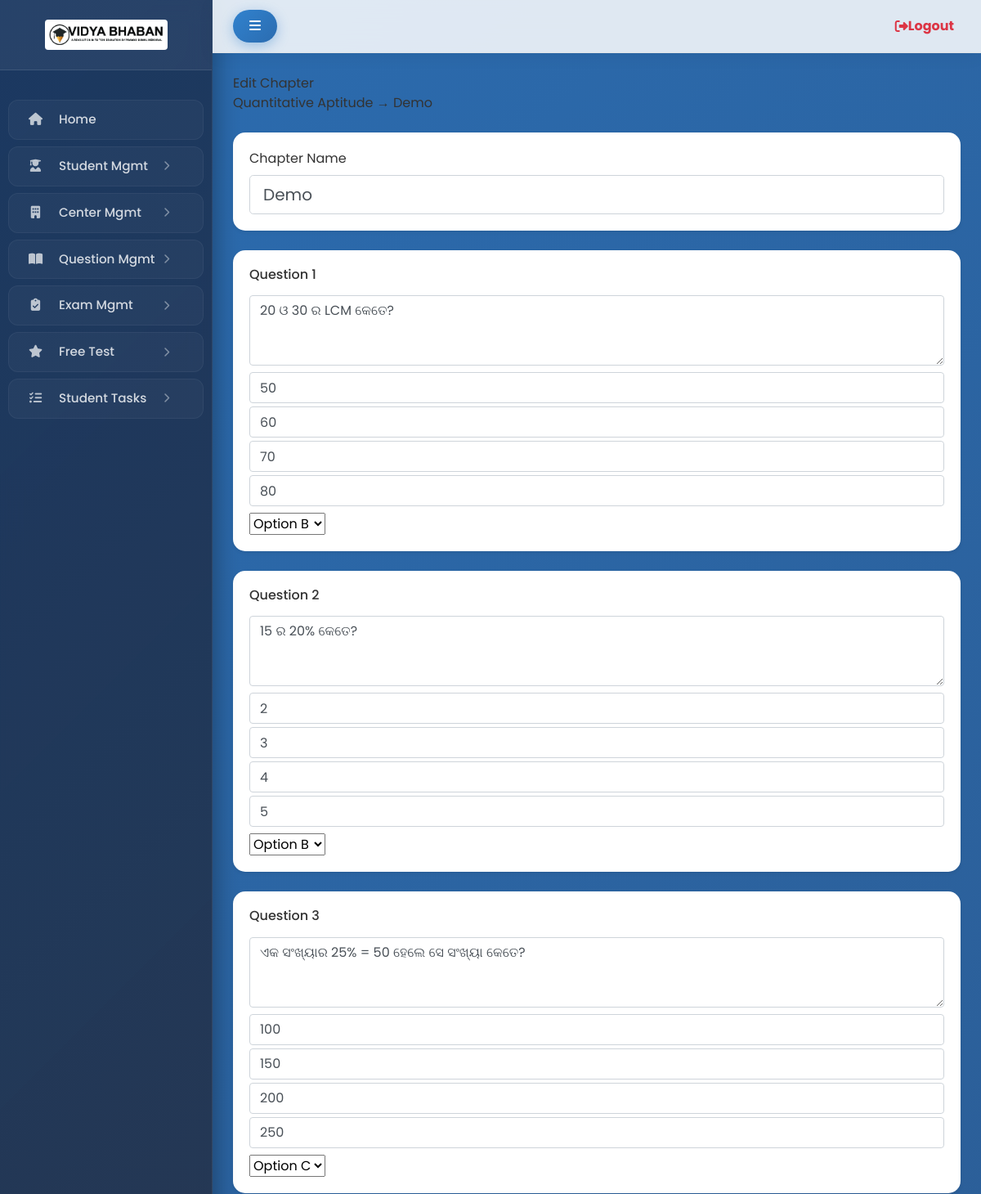
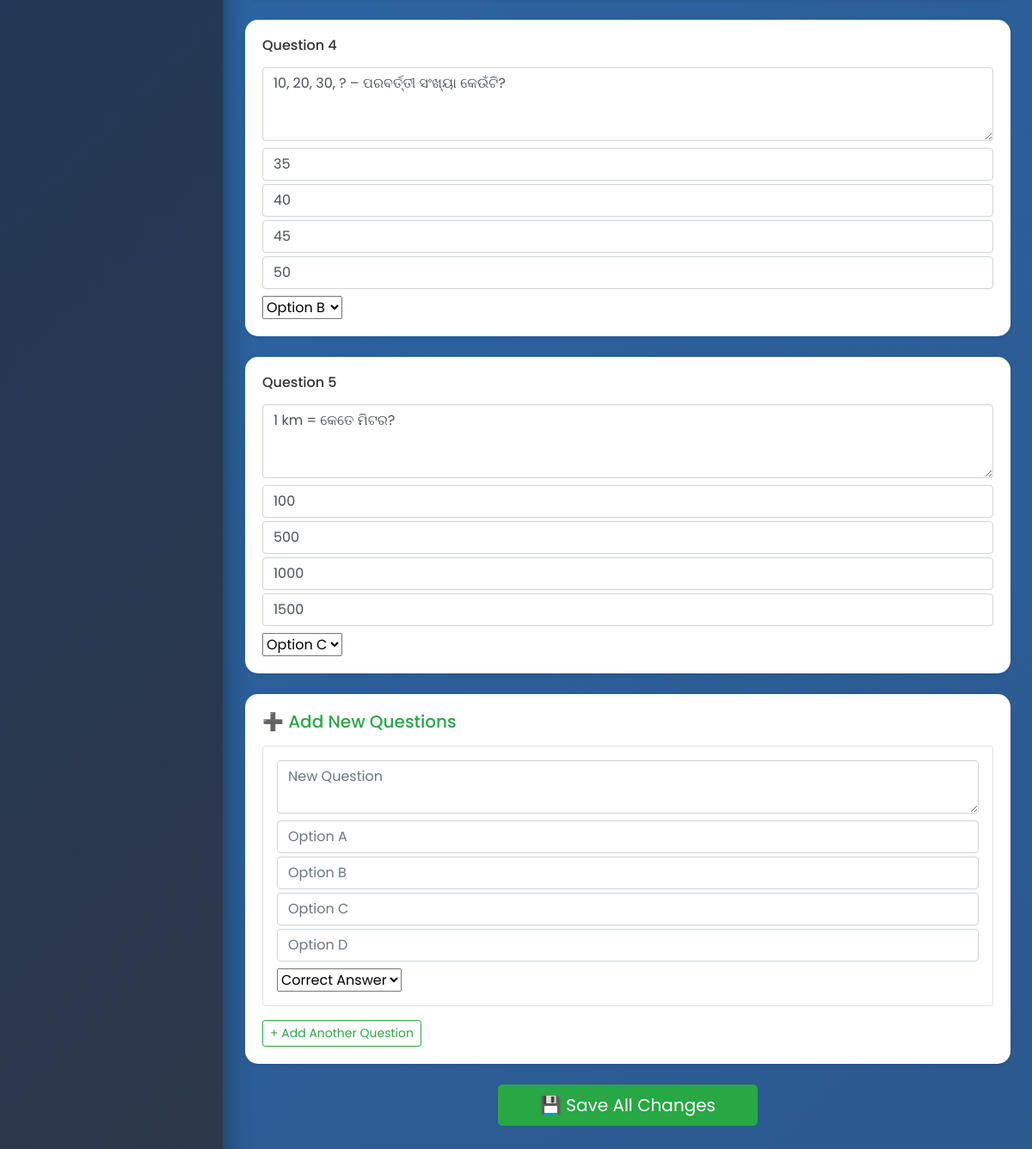
Screenshot of /panel/chapter/1/edit/ (signed in) with the database file from the repository (2 pictures, top to bottom).
### app/models.py (models this page shows, shortened)
class Chapter(models.Model):
    subject = models.ForeignKey(Subject, on_delete=models.CASCADE)
    name = models.CharField(max_length=150)
    class Meta:
        unique_together = ('subject', 'name')

class Subject(models.Model):
    name = models.CharField(max_length=100, unique=True)

class QuestionBank(models.Model):
    chapter = models.ForeignKey(Chapter, on_delete=models.CASCADE)
    question = models.TextField()
    option_a = models.CharField(max_length=255)
    option_b = models.CharField(max_length=255)
    option_c = models.CharField(max_length=255)
    option_d = models.CharField(max_length=255)
    CORRECT_CHOICES = (
        ('A', 'Option A'),
        ('B', 'Option B'),
        ('C', 'Option C'),
        ('D', 'Option D'),
    )
    correct_answer = models.CharField(max_length=1, choices=CORRECT_CHOICES)
    created_at = models.DateTimeField(auto_now_add=True)

### app/views.py (the view, shortened to what this page needs)
# urls.py: path('panel/chapter/<int:chapter_id>/edit/', views.edit_chapter, name='edit_chapter'),
@staff_member_required(login_url='/admin-login/')
def edit_chapter(request, chapter_id):
    chapter = get_object_or_404(Chapter, id=chapter_id)
    questions = QuestionBank.objects.filter(chapter=chapter)
    return render(request, "admin/question/edit_chapter.html", {
        "chapter": chapter,
        "questions": questions
    })

### templates/admin/question/edit_chapter.html (shortened to what this page needs)
{% extends "admin/dashboard.html" %}
{% load static %}
{% block content %}
<div class="app-main__outer">
<div class="app-main__inner">
    <div class="app-page-title mb-4">
        <div class="page-title-wrapper">
            <div class="page-title-heading">
                <div>
                    Edit Chapter
                    <div class="page-title-subheading">
                        {{ chapter.subject.name }} → {{ chapter.name }}
                    </div>
                </div>
            </div>
        </div>
    </div>
    <form method="post" novalidate>
        <div class="card shadow-sm mb-4">
            <div class="card-body">
                <label class="fw-bold mb-2">Chapter Name</label>
                <input type="text"
                       name="chapter_name"
                       value="{{ chapter.name }}"
                       class="form-control form-control-lg"
                       required>
            </div>
        </div>
        {% for q in questions %}
        <div class="card shadow-sm mb-4">
            <div class="card-body">
                <h6 class="fw-bold mb-3">
                    Question {{ forloop.counter }}
                </h6>
                <textarea name="question_{{ q.id }}"
                          class="form-control mb-2"
                          rows="3"
                          required>{{ q.question }}</textarea>
                <input type="text"
                       name="option_a_{{ q.id }}"
                       value="{{ q.option_a }}"
                       class="form-control mb-1"
                       placeholder="Option A"
                       required>
                <input type="text"
                       name="option_b_{{ q.id }}"
                       value="{{ q.option_b }}"
                       class="form-control mb-1"
                       placeholder="Option B"
                       required>
                <input type="text"
                       name="option_c_{{ q.id }}"
                       value="{{ q.option_c }}"
                       class="form-control mb-1"
                       placeholder="Option C"
                       required>
                <input type="text"
                       name="option_d_{{ q.id }}"
                       value="{{ q.option_d }}"
                       class="form-control mb-2"
                       placeholder="Option D"
                       required>
                <select name="correct_{{ q.id }}"
                        class="form-select"
                        required>
                    <option value="B" {% if q.correct_answer == 'B' %}selected{% endif %}>Option B</option>
                    <option value="C" {% if q.correct_answer == 'C' %}selected{% endif %}>Option C</option>
                </select>
            </div>
        </div>
        {% empty %}
        <div class="alert alert-warning">
            No questions found in this chapter.
        </div>
        {% endfor %}
        <div class="card border-success shadow-sm mb-4">
            <div class="card-body">
                <h5 class="fw-bold text-success mb-3">
                    ➕ Add New Questions
                </h5>
                <div id="new-question-wrapper">
                    <div class="new-question-block border rounded p-3 mb-3">
                        <textarea name="new_question[]"
                                  class="form-control mb-2"
                                  rows="2"
                                  placeholder="New Question"></textarea>
                        <input type="text"
                               name="new_option_a[]"
                               class="form-control mb-1"
                               placeholder="Option A">
                        <input type="text"
                               name="new_option_b[]"
                               class="form-control mb-1"
                               placeholder="Option B">
                        <input type="text"
                               name="new_option_c[]"
                               class="form-control mb-1"
                               placeholder="Option C">
                        <input type="text"
                               name="new_option_d[]"
                               class="form-control mb-2"
                               placeholder="Option D">
                        <select name="new_correct[]" class="form-select">
                            <option value="">Correct Answer</option>
                        </select>
                    </div>
                </div>
                <button type="button"
                        class="btn btn-outline-success btn-sm"
                        onclick="addQuestionBlock()">
                    + Add Another Question
                </button>
            </div>
        </div>
        <div class="text-center mb-5">
            <button type="submit"
                    class="btn btn-success btn-lg px-5">
                💾 Save All Changes
            </button>
        </div>
    </form>
</div>
</div>
{% endblock %}

### templates/admin/dashboard.html (style rules this page uses)
body { font-family: 'Poppins', sans-serif; background: linear-gradient(-45deg, #1a365d, #2d3748, #2c5282, #2b6cb0); background-size: 400% 400%; animation: gradientBG 18s ease infinite; overflow-x: hidden; color: #333; }
.card { border: none; border-radius: 15px; background: #fff; box-shadow: 0 10px 30px rgba(0,0,0,0.05); transition: all 0.4s cubic-bezier(0.175, 0.885, 0.32, 1.275); margin-bottom: 25px; overflow: hidden; position: relative; }

### rows the page displays
Chapter: subject.name "Quantitative Aptitude", name "Demo", chapter_name "Demo"
QuestionBank: id "20 ଓ 30 ର LCM କେତେ?", option_a "50", option_b "60", option_c "70", option_d "80", correct_answer+id "Option B"
QuestionBank: id "15 ର 20% କେତେ?", option_a "2", option_b "3", option_c "4", option_d "5", correct_answer+id "Option B"
QuestionBank: id "ଏକ ସଂଖ୍ୟାର 25% = 50 ହେଲେ ସେ ସଂଖ୍ୟା କେତେ?", option_a "100", option_b "150", option_c "200", option_d "250", correct_answer+id "Option C"
QuestionBank: id "10, 20, 30, ? – ପରବର୍ତ୍ତୀ ସଂଖ୍ୟା କେଉଁଟି?", option_a "35", option_b "40", option_c "45", option_d "50", correct_answer+id "Option B"
QuestionBank: id "1 km = କେତେ ମିଟର?", option_a "100", option_b "500", option_c "1000", option_d "1500", correct_answer+id "Option C"
